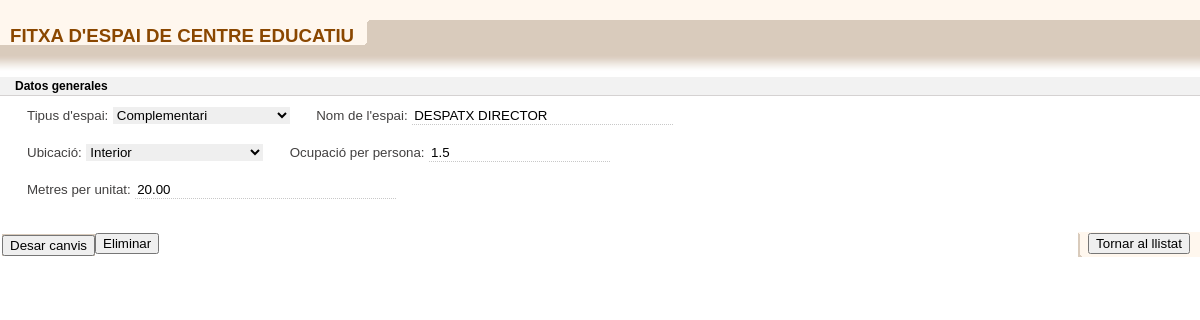
The app's page /espai/espaiForm.php?codi=1 with its own data.
### tables this page shows
CREATE TABLE `espai` (
  `codi` int(11) NOT NULL,
  `nom` varchar(255) DEFAULT NULL,
  `tipus` varchar(255) DEFAULT NULL,
  `ubicacio` varchar(255) DEFAULT NULL,
  `ocupacio_per_persona` decimal(11,1) DEFAULT NULL,
  `metres_per_unitat` decimal(11,2) DEFAULT NULL
);

### espai/espaiForm.php (the view, shortened to what this page needs)
<!DOCTYPE html>
<?php
	include '../connectarBD.php';
	$codi = $nom = $tipus = $ubicacio = $ocupacio = $metres = "";
	if (isset($_GET['codi'])) {
		$codi = $_GET['codi'];
		$sql = "SELECT * FROM espai WHERE codi = ?";
		$stmt = $connexio->prepare($sql);
		$stmt->bind_param("i", $codi);
		$stmt->execute();
		$resultat = $stmt->get_result();
		if ($resultat->num_rows > 0) {
			$fila = $resultat->fetch_assoc();
			$nom = $fila['nom'];
			$tipus = $fila['tipus'];
			$ubicacio = $fila['ubicacio'];
			$ocupacio = $fila['ocupacio_per_persona'];
			$metres = $fila['metres_per_unitat'];
		}
	}
?>
<html>
	<head>
		<link rel="stylesheet" href="css/estilos.css" type="text/css" />
		<link rel="stylesheet" href="css/estilos_ficha_2.css" type="text/css" />
	</head>
	<body class="contenido" onload="ocultarFondoPrincipal();">
		<div class="contenedorFiltro"></div>
		<ul class="botoneraFicha">
			<li class="tituloFicha"><p class="posicionTituloFicha">FITXA D'ESPAI DE CENTRE EDUCATIU</p></li>
		</ul>
		<div class="espacioMarron">&nbsp;</div>
		<div id="fichaEditable" style="background-color:#ffffff;">
		<div class="cabeceraFicha"></div>
		<form name="entidad" method="post" action="espaiInsertUpdate.php">
			<div class="contenedorFicha">
				<div class="tituloSeccion"><p class="textoTituloSeccion">Datos generales</p></div>
				<div class="contenidoSeccion">
					<div class="fila">
							<label for="tipus" class="campoFicha_Blanca">Tipus d'espai:</label>
							<select id="tipus" name="tipus" class="formularioFicha" required>
								<option value="Complementari" <?php echo ($tipus == "Complementari") ? 'selected' : ''; ?>>Complementari</option>
							</select>
							<label for="nom" class="campoFicha_Blanca">Nom de l'espai:</label>
							<input type="text" id="nom" name="nom" class="formularioFicha" size="30" value="<?php echo $nom; ?>" required><br><br>
							<label for="ubicacio" class="campoFicha_Blanca">Ubicació:</label>
							<select id="ubicacio" name="ubicacio" class="formularioFicha" required>
                                <option value="Interior" <?php echo ($ubicacio == "Interior") ? 'selected' : ''; ?>>Interior</option>
							</select>
							<label for="ocupacio" class="campoFicha_Blanca">Ocupació per persona:</label>
							<input type="text" id="ocupacio" name="ocupacio" class="formularioFicha" value="<?php echo $ocupacio; ?>" required><br><br>
							<label for="metres" class="campoFicha_Blanca">Metres per unitat:</label>
							<input type="text" id="metres" name="metres" class="formularioFicha" size="30" value="<?php echo $metres; ?>" required><br><br>
					</div>
				</div>
			</div>
		</div>
		<li class="fondoBotoneraFicha">
			<input type="submit" class="boton" value="Desar canvis">
		</li>
		<li class="volverFicha">
			<input type="button" class="boton" value="Tornar al llistat" onclick="window.history.back();">
		</li>
		<form method="post" action="espaiDelete.php">
			<button type="submit" class="boton" onclick="return confirm('¿Estàs segur de borrar aquest espai?');">Eliminar</button>
		</form>
	</body>
</html>

### css/estilos.css (style rules this page uses)
body.contenido { margin:0px; font-family:arial; background-color:transparent; }
.boton { font-size:10pt; margin:1px 0px 0px 0px; }
.fila { margin:5px 0px 5px 0px; }
.espacioMarron { height:10px; background-color:#D9CBBC; width:100%; clear:both; }
.contenedorFiltro { background-color:#fff7ee; padding:10px; margin:0px; clear:both; }
.campoFicha_Blanca { font-size:10pt; color:#424040; margin-left: 12px; }
.textoTituloSeccion { font-size:9pt; font-weight:bold; margin:2px 0px 2px 15px; padding-top:2px; }

### css/estilos_ficha_2.css (style rules this page uses)
.botoneraFicha { list-style:none; margin:0px; padding:0px; width:100%; height:25px; background-color:#D9CBBC; }
.fondoBotoneraFicha { background-color:#D9CBBC; float:left; height:22px; margin:2px 0px 0px 2px; }
.tituloFicha { font-size:14pt; font-weight:bold; white-space:nowrap; color:#8a4700; padding:0px 15px 0px 10px; background:#FFF7EE url(../imagenes/remateLeftBotoneraFicha.gif) no-repeat right; float:left; height:25px; }
.posicionTituloFicha { margin:0px; padding:5px 0px 0px 0px; }
.volverFicha { background:#FFF7EE url(../imagenes/remateBotoneraFicha.gif) no-repeat left; float:right; height:25px; padding:0px 10px 0px 10px; }
.contenedorFicha { background-color:#ffffff; margin:0px; padding:0px; clear:both; vertical-align:top; }
.formularioFicha { font-size:10pt; color:#000000; border:0px; border-bottom:1px dotted #c8c8c8; margin-right:10px; }
select.formularioFicha { border:0px; }
.contenidoSeccion { background-color:#ffffff; padding:5px 0px 10px 15px; margin:0px; }
.tituloSeccion { color:#000000; margin:0px; padding:0px; width:100%; text-align:left; background-color:#f2f2f2; border-bottom:1px solid #D5D2D2; clear:both; }
.cabeceraFicha { background:#ffffff url(../imagenes/fondoCabeceraFicha.gif) repeat-x top; height:20px; clear:both; }
li { list-style-type: none; }

### records on screen
espai: tipus "Complementari", nom "DESPATX DIRECTOR", ubicacio "Interior", ocupacio "1.5", metres "20.00"
